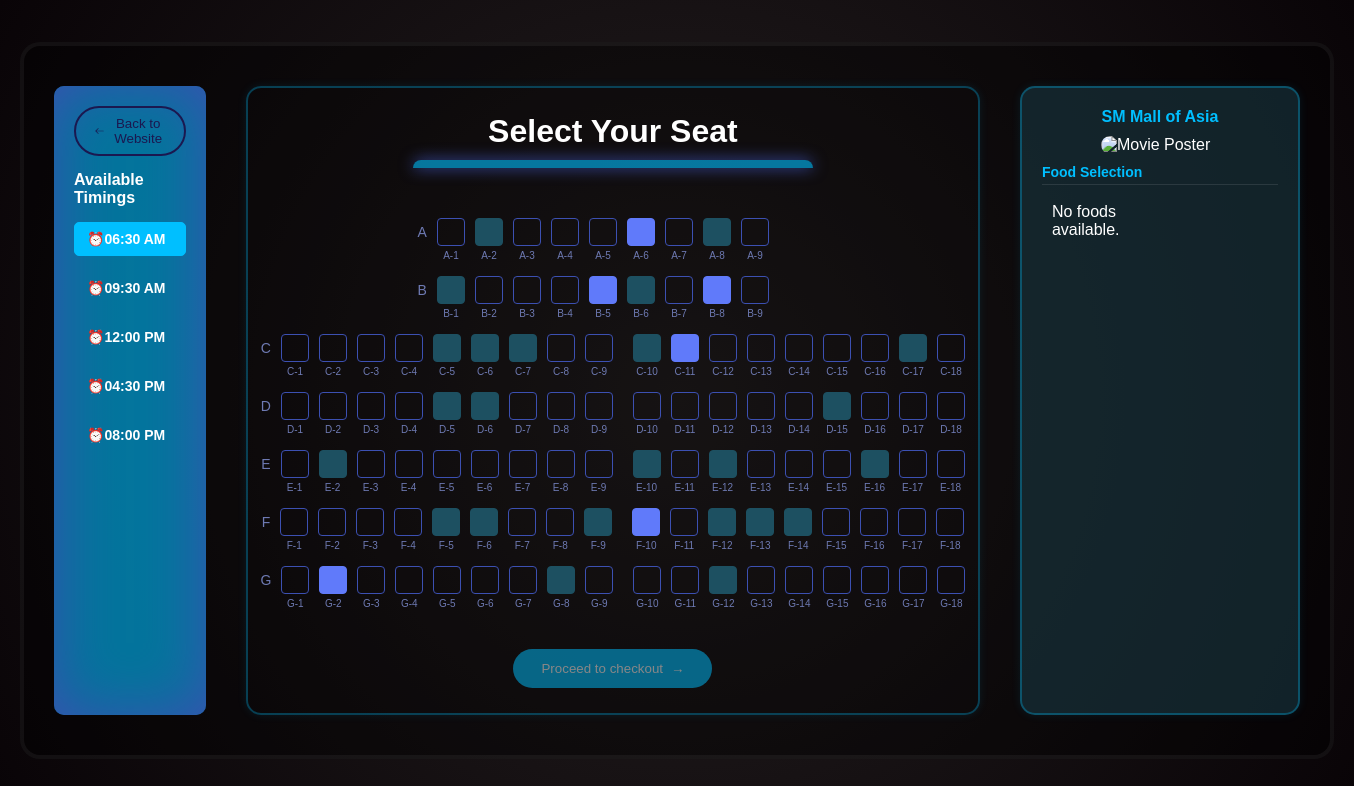
/seat-reservation.php, run on an earlier commit of the app's database.
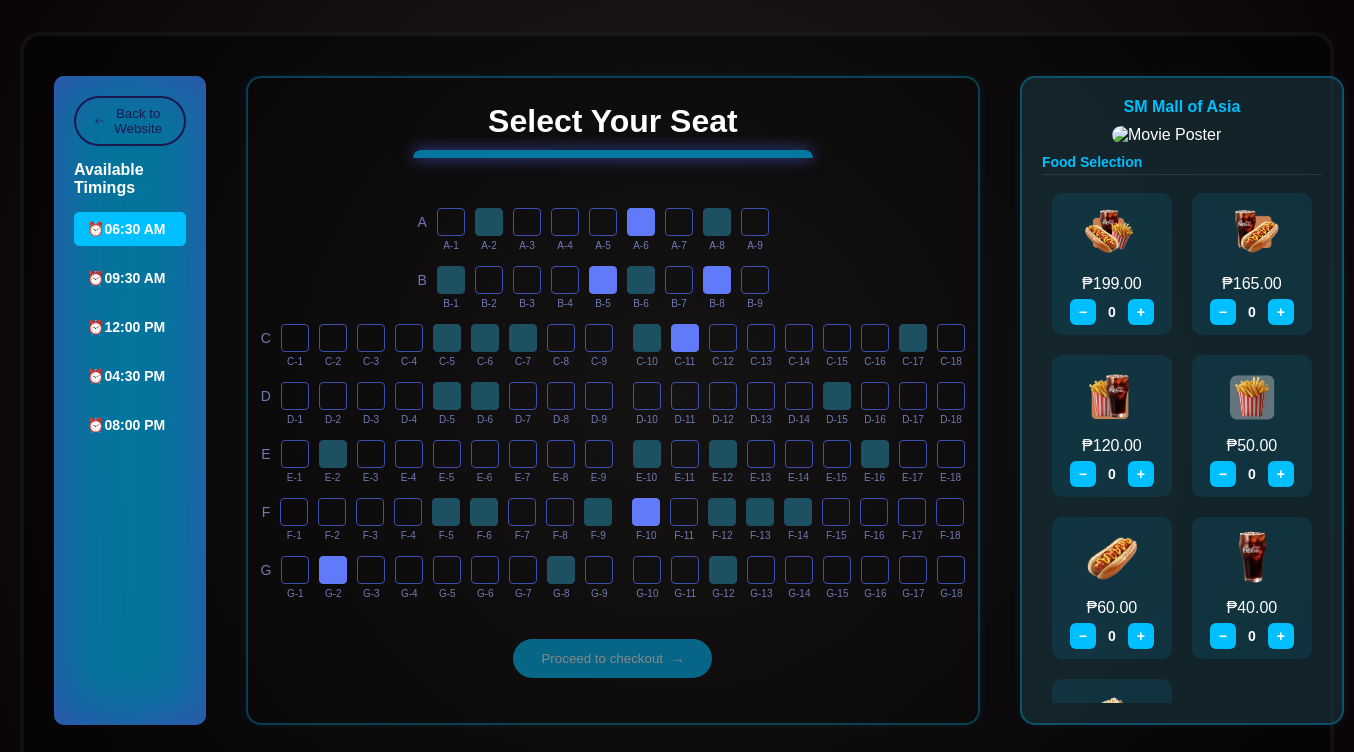
And on a later commit of the database.
### tables this page shows
CREATE TABLE FOOD (
food_id INT PRIMARY KEY AUTO_INCREMENT,
food_name VARCHAR(50) NOT NULL,
food_price DECIMAL(10,2) DEFAULT 0.00
);

### seat-reservation.php (the view, shortened to what this page needs)
<?php
$conn = getDBConnection();
$timings = ["06:30 AM", "09:30 AM", "12:00 PM", "04:30 PM", "08:00 PM"];
$selectedTime = $_GET['time'] ?? '06:30 AM';
?>
<!DOCTYPE html>
<html lang="en">
<head>
    <link rel="stylesheet" href="css/seats.css" />
</head>
<body>
    <div class="container">
        <aside class="timings">
            <button class="back-btn" onclick="window.location.href='TICKETIX NI CLAIRE.php'">
                <svg xmlns="http://www.w3.org/2000/svg" width="16" height="16" fill="currentColor" viewBox="0 0 16 16">
                    <path fill-rule="evenodd" d="M15 8a.5.5 0 0 1-.5.5H3.707l3.147 3.146a.5.5 0 0 1-.708.708l-4-4a.5.5 0 0 1 0-.708l4-4a.5.5 0 1 1 .708.708L3.707 7.5H14.5A.5.5 0 0 1 15 8z"/>
                </svg>
                Back to Website
            </button>
            <h3>Available Timings</h3>
            <ul id="timing-list">
                <?php
                foreach ($timings as $time) {
                    $activeClass = ($time === $selectedTime) ? "active" : "";
                    echo "<li tabindex='0' role='button' class='$activeClass' data-time='$time'><span class='icon'>⏰</span> $time</li>";
                }
                ?>
            </ul>
        </aside>
        <main class="seat-selection">
            <h1>Select Your Seat</h1>
            <div class="screen"></div>
            <div class="seats-wrapper">
                <?php
                $rows = ['A', 'B', 'C', 'D', 'E', 'F', 'G'];
                foreach ($rows as $row):
                    echo '<div class="row"><div class="row-label">' . $row . '</div>';
                    $totalSeats = 18;
                    for ($i = 1; $i <= $totalSeats; $i++):
                        if (($row === 'A' || $row === 'B') && $i > 9) {
                            continue;
                        }
                        $isBooked = false;
                        $isSelected = false;
                        if (rand(1, 30) <= 5) $isBooked = true;
                        if (rand(1, 18) === 2) $isSelected = true;
                        $classes = "seat";
                        if ($isSelected) $classes .= " selected";
                        if ($isBooked) $classes .= " booked";
                        $disabled = $isBooked ? "aria-disabled='true' tabindex='-1'" : "tabindex='0' role='checkbox' aria-checked='" . ($isSelected ? "true" : "false") . "'";
                        $dataAttr = "data-seat='$row$i'";
                        $seatNumber = $row . '-' . $i;
                        echo "<div class='seat-container'>";
                        echo "<div class='$classes' $disabled $dataAttr></div>";
                        echo "<span class='seat-label'>$seatNumber</span>";
                        echo "</div>";
                    endfor;
                    echo '</div>';
                endforeach;
                ?>
            </div>
            <button id="proceed-btn" class="proceed-btn" disabled>
                Proceed to checkout <span>→</span>
            </button>
        </main>
        <aside class="movie-info">
            <h3>SM Mall of Asia</h3>
            <div class="movie-poster">
                <img src="images/tronp.png" alt="Movie Poster">
            </div>
            <div class="food-section">
                <h4>Food Selection</h4>
                <div class="food-grid">
                    <?php
                    $foodsQuery = $conn->query("SELECT * FROM FOOD");
                    if ($foodsQuery && $foodsQuery->num_rows > 0) {
                        while ($food = $foodsQuery->fetch_assoc()) {
                            echo "
                            <div class='food-item' data-item='{$food['food_name']}'>
                                <img src='{$food['image_path']}' alt='{$food['food_name']}'>
                                <div class='food-price'>₱{$food['food_price']}</div>
                                <div class='food-controls'>
                                    <button class='decrease'>−</button>
                                    <span class='count'>0</span>
                                    <button class='increase'>+</button>
                                </div>
                            </div>";
                        }
                    } else {
                        echo "<p>No foods available.</p>";
                    }
                    ?>
                </div>
            </div>
        </aside>
    </div>
</body>
</html>

### css/seats.css (style rules this page uses)
* { box-sizing: border-box; margin: 0; padding: 0; font-family: 'Poppins', sans-serif; }
body { background: radial-gradient(circle at center, #252021, #090407); color: #fff; min-height: 100vh; display: flex; align-items: center; justify-content: center; padding: 20px; }
.container { display: flex; gap: 40px; border: 4px solid rgba(255,255,255,0.05); border-radius: 20px; padding: 40px 30px; max-width: 1400px; width: 100%; background: rgba(0, 0, 0, 0.4); }
aside.timings { background: rgba(0, 191, 255, 0.6); box-shadow: inset 0 0 60px #3C50B2; border-radius: 10px; padding: 20px; width: 180px; font-size: 14px; font-weight: 600; }
aside.timings h3 { margin-bottom: 15px; font-weight: 700; font-size: 16px; }
aside.timings ul { list-style: none; }
aside.timings ul li { display: flex; align-items: center; margin-bottom: 15px; cursor: pointer; color: #fff; padding: 8px 12px; border-radius: 5px; border: 1px solid transparent; transition: background-color 0.3s ease; }
aside.timings ul li.active { background: #00BFFF; border-color: #00BFFF; }
main.seat-selection { flex: 1; text-align: center; }
main.seat-selection h1 { font-weight: 600; margin-bottom: 10px; }
.screen { position: relative; margin: 0 auto 50px; max-width: 400px; height: 8px; background: rgba(0, 191, 255, 0.6); box-shadow: 0 0 15px #3C50B2; border-radius: 30px 30px 0 0; }
.screen::before { content: ""; position: absolute; top: -22px; left: 50%; transform: translateX(-50%); font-size: 12px; color: #6e7ab3; }
.seats-wrapper { display: flex; flex-direction: column; gap: 15px; max-width: 680px; margin: 0 auto 40px; }
.row { display: flex; justify-content: center; align-items: flex-start; gap: 10px; }
.row-label { width: 20px; text-align: right; font-size: 14px; color: #6e7ab3; padding-top: 6px; }
.seat-container { display: flex; flex-direction: column; align-items: center; gap: 4px; }
.seat-label { font-size: 10px; color: #6e7ab3; }
.seat { width: 28px; height: 28px; border-radius: 4px; border: 1.5px solid #3C50B2; background: transparent; cursor: pointer; transition: background 0.3s, border 0.3s; }
.seat.selected { background: #607afa; border-color: #607afa; }
.seat.booked { background: #1d5061; border-color: #1d5061; cursor: not-allowed; }
.proceed-btn { background: #00BFFF; border: none; border-radius: 40px; padding: 12px 28px; font-weight: 500; color: #fff; cursor: pointer; display: inline-flex; align-items: center; gap: 8px; }
.proceed-btn:disabled { opacity: 0.5; cursor: not-allowed; }
.back-btn { background: transparent; border: 2px solid #1B1850; color: #1B1850; font-weight: 500; border-radius: 30px; padding: 8px 18px; margin-bottom: 15px; cursor: pointer; transition: all 0.3s ease; display: inline-flex; align-items: center; gap: 6px; }
.back-btn svg { width: 18px; height: 18px; }
aside.movie-info h4 { font-size: 14px; color: #00BFFF; margin-top: 10px; margin-bottom: 8px; border-bottom: 1px solid rgba(255, 255, 255, 0.1); padding-bottom: 4px; }
.movie-info h3 { font-size: 16px; text-align: center; color: #00BFFF; margin-bottom: 10px; }
.movie-poster img { width: 50%; border-radius: 10px; display: block; margin-left: auto; margin-right: auto; }
.movie-info h4 { font-size: 14px; color: #00BFFF; margin-bottom: 8px; }
.food-grid { display: grid; grid-template-columns: repeat(2, 1fr); grid-auto-rows: auto; gap: 20px; justify-items: center; padding: 10px; max-height: 520px; overflow-y: auto; }
.food-item { background: rgba(0, 191, 255, 0.1); border-radius: 10px; padding: 10px; text-align: center; width: 120px; transition: transform 0.2s ease, background 0.2 ease; }
.food-item img { width: 80px; height: 80px; object-fit: contain; margin-bottom: 8px; }
.seat-selection { border: 2px solid rgba(0, 191, 255, 0.3); border-radius: 15px; padding: 25px; box-shadow: 0 0 10px rgba(0, 191, 255, 0.1); }
.movie-info { background: rgba(25, 56, 66, 0.6); border: 2px solid rgba(0, 191, 255, 0.3); border-radius: 15px; padding: 20px; box-shadow: 0 0 10px rgba(0, 191, 255, 0.1); }

What changed in the data, as far as the page shows it:
added food: image_path (picture), food_price "199.00"
added food: image_path (picture), food_price "165.00"
added food: image_path (picture), food_price "120.00"
added food: image_path (picture), food_price "50.00"
added food: image_path (picture), food_price "60.00"
added food: image_path (picture), food_price "40.00"
added food: image_path (picture)
Also different on the page:
text no longer shown: "No foods available."
